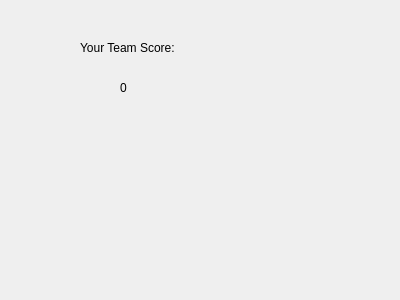
<?xml version="1.0" encoding="UTF-8"?>
<ui version="4.0">
 <class>Dialog</class>
 <widget class="QDialog" name="Dialog">
  <property name="geometry">
   <rect>
    <x>0</x>
    <y>0</y>
    <width>400</width>
    <height>300</height>
   </rect>
  </property>
  <property name="windowTitle">
   <string>Dialog</string>
  </property>
  <widget class="QLabel" name="yts">
   <property name="geometry">
    <rect>
     <x>80</x>
     <y>40</y>
     <width>171</width>
     <height>16</height>
    </rect>
   </property>
   <property name="styleSheet">
    <string notr="true">font: 75 14pt &quot;Arial&quot;;</string>
   </property>
   <property name="text">
    <string>Your Team Score:</string>
   </property>
  </widget>
  <widget class="QLabel" name="score">
   <property name="geometry">
    <rect>
     <x>120</x>
     <y>80</y>
     <width>131</width>
     <height>16</height>
    </rect>
   </property>
   <property name="text">
    <string>0</string>
   </property>
  </widget>
 </widget>
 <resources/>
 <connections/>
</ui>
